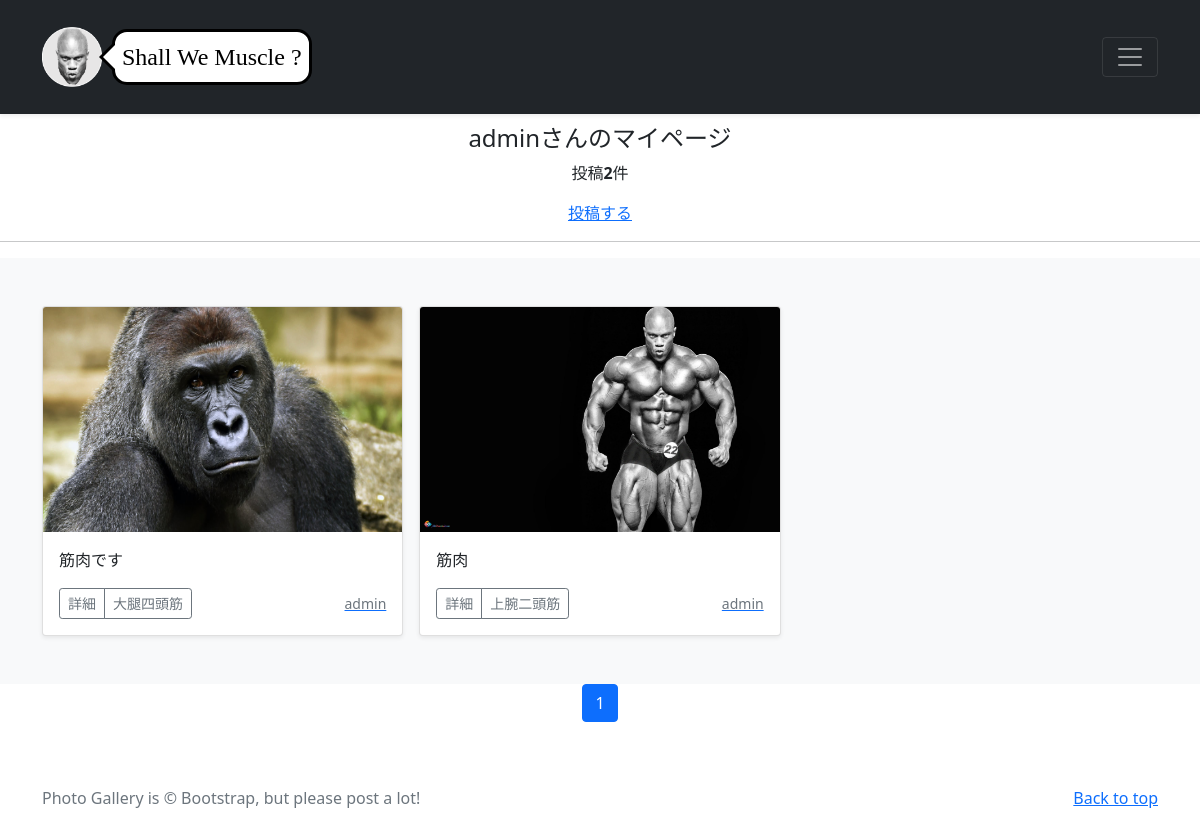
Screenshot of /mypage/ (signed in) with the database file from the repository.
### accounts/models.py (models this page shows)
class CustomUser(AbstractUser):
    pass

### photo/models.py (models this page shows, shortened)
class PhotoPost(models.Model):
    user = models.ForeignKey(CustomUser, verbose_name="ユーザー", on_delete=models.CASCADE)
    category = models.ForeignKey(
        Category, verbose_name="カテゴリ", on_delete=models.PROTECT
    )
    title = models.CharField(verbose_name="タイトル", max_length=20)
    comment = models.TextField(verbose_name="コメント",max_length=200,blank=True, null=True)
    image1 = models.ImageField(verbose_name="イメージ1", upload_to="photos")
    image2 = models.ImageField(
        verbose_name="イメージ2", upload_to="photos", blank=True, null=True
    )
    posted_at = models.DateTimeField(verbose_name="投稿日時", auto_now_add=True)

class Category(models.Model):
    title = models.CharField(verbose_name="カテゴリ", max_length=20)

### photo/views.py (the view)
class MypageView(ListView):
    template_name ='mypage.html'
    paginate_by = 9
    def get_queryset(self):
        queryset = PhotoPost.objects.filter(user=self.request.user).order_by('-posted_at')
        return queryset

### photo/templates/mypage.html (shortened to what this page needs)
{% extends 'base.html' %}
    {% block contents %}
    {% if user.is_authenticated %}
    <br>
    <div style="text-align:center">
        <div style="margin-top: 100px">
        <h4>{{user.username}}さんのマイページ</h4>
        {% if object_list.count == 0 %}
            <p>{{user.username}}さんの投稿はありません</p>
        {% else %}
            <p>投稿<strong>{{object_list.count}}</strong>件</p>
        {% endif %}
        <a href="{% url 'photo:post' %}">投稿する</a>
        </div>
    </div>
    <hr>
{% endif %}
{% include "photos_list.html" %}
{% include "pagination.html" %}
<footer class="text-muted py-5">
    <div class="container">
      <p class="float-end mb-1">
        <a href="#">Back to top</a>
      </p>
      <p class="mb-1">Photo Gallery is &copy; Bootstrap, but please post a lot!</p>
    </div>
</footer>
{% endblock %}

### photo/templates/base.html (shortened to what this page needs)
{% load static %}
<!doctype html>
<html lang="ja">
  <head>
    <link href="https://cdn.jsdelivr.net/npm/bootstrap@5.0.2/dist/css/bootstrap.min.css"
    rel="stylesheet"
>
  </head>
<body>
<header>
  <div class="navbar navbar-dark bg-dark shadow-sm">
    <div class="container">
      <a href="{% url 'photo:index' %}" class="navbar-brand d-flex align-items-center">
        <img src = {% static "img/ロゴ.png" %} alt="フィルフェイス" width= "60" height="auto" >
        <div class="balloon2-left">
        <font size="5" face ="MS Serif" >Shall We Muscle ?</font>
        </div>
      </a>
      <button class="navbar-toggler" type="button" data-bs-toggle="collapse" data-bs-target="#navbarHeader" aria-controls="navbarHeader" aria-expanded="false" aria-label="Toggle navigation">
        <span class="navbar-toggler-icon"></span>
      </button>
    </div>
  </div>
</header>
<main>
  {% block contents %}{% endblock %}
</main>
  </body>
</html>

### photo/templates/photos_list.html (shortened to what this page needs)
{% load static %}
  <div class="album py-5 bg-light">
    <div class="container">
      <div class="row row-cols-1 row-cols-sm-2 row-cols-md-3 g-3">
        {% for record in object_list %}
        <div class="col">
          <div class="card shadow-sm">
            <a href="{% url 'photo:photo_detail' record.pk %}">
            <img src="{{ record.image1.url }}"
             class="bd-placeholder-img card-img-top"
              width="100%" height="225" xmlns="http://www.w3.org/2000/svg"
               role="img" aria-label="Placeholder: Thumbnail" preserveAspectRatio="xMidYMid slice"
                focusable="false"><title>Placeholder</title><rect width="100%" height="100%" fill="#55595c"/>
            </a>
            <div class="card-body">
              <p class="card-text">{{record.title}}</p>
              <div class="d-flex justify-content-between align-items-center">
                <div class="btn-group">
                  <button type="button" class="btn btn-sm btn-outline-secondary" onclick="location.href='{% url 'photo:photo_detail' record.pk %}'">詳細</button>
                  <button type="button" class="btn btn-sm btn-outline-secondary" onclick="location.href='{% url 'photo:photos_cat' category=record.category.id %}'">{{record.category.title}}</button>
                </div>
                <a href="{% url 'photo:user_list' user=record.user.id %}">
                  <small class="text-muted">
                    {{record.user.username}}</small>
                  </a>
              </div>
            </div>
          </div>
        </div>
        {% endfor %}
      </div>
    </div>
  </div>

### photo/templates/pagination.html (shortened to what this page needs)
<ul class="pagination"
    style="justify-content:center">
    {% for num in page_obj.paginator.page_range %}
        {% if page_obj.number == num %}
        <li class="page-item active">
            <span class="page-link">{{ num }}</span>
        </li>
        {% else %}
        <li class="page-item">
            <a class="page-link" href="?page={{ num }}">{{ num }}</a>
        </li>
        {% endif %}
    {% endfor %}
</ul>

### photo/templates/base.html (style rules this page uses)
header { position: fixed; top: 0; left: 0; width: 100%; background: rgba(0, 0, 0, .1); z-index: 100; justify-content: space-between; }

### rows the page displays
CustomUser: username "admin"
PhotoPost: image1 (picture), title "筋肉です", category "大腿四頭筋", user.username "admin"
PhotoPost: image1 (picture), title "筋肉", category "上腕二頭筋", user.username "admin"

### other values shown
{{ object_list.count }} "2"
{{ num }} "1"
